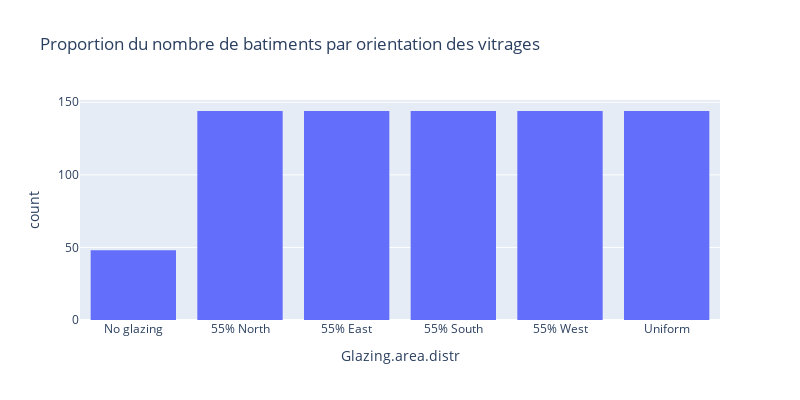

Notebook cell for this chart:
### Markdown cell above
La répartition des orientations des bâtiments est totalement uniforme pour le jeu de données.

<br>

### Code cell
px.histogram(x, x="Glazing.area.distr", 
             title="Proportion du nombre de batiments par orientation des vitrages", 
             width=800, height=400)

### Figure 1 — Plotly figure (JSON) as saved in the notebook; plotly's stock layout.template omitted (floating-point values rounded to 4 significant figures; data arrays with more than 128 entries replaced by an {"elided": "..."} marker saying what was removed)
{"data": [{"alignmentgroup": "True", "bingroup": "x", "hovertemplate": "Glazing.area.distr=%{x}<br>count=%{y}<extra></extra>", "legendgroup": "", "marker": {"color": "#636efa"}, "name": "", "offsetgroup": "", "orientation": "v", "showlegend": false, "type": "histogram", "x": {"elided": "768 str values"}, "xaxis": "x", "yaxis": "y"}], "layout": {"barmode": "relative", "height": 400, "legend": {"tracegroupgap": 0}, "title": {"text": "Proportion du nombre de batiments par orientation des vitrages"}, "width": 800, "xaxis": {"anchor": "y", "domain": [0, 1], "title": {"text": "Glazing.area.distr"}}, "yaxis": {"anchor": "x", "domain": [0, 1], "title": {"text": "count"}}}}
